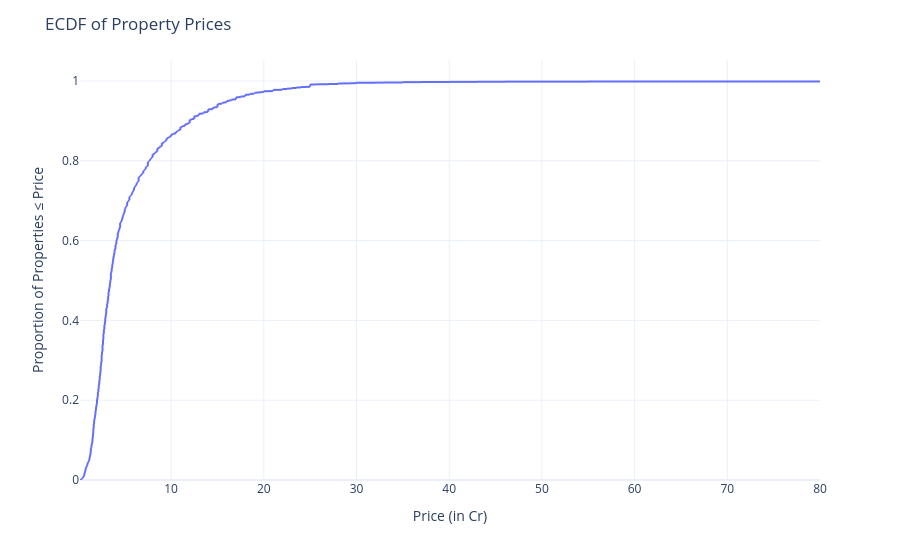

The notebook cell saved with this chart:
### Code cell
fig = px.ecdf(eda_univ, x='price_in_cr')

fig.update_layout(
    title='ECDF of Property Prices',
    xaxis_title='Price (in Cr)',
    yaxis_title='Proportion of Properties ≤ Price',
    template='plotly_white'    
)

fig.show()

### Figure 1 — Plotly figure (JSON) as saved in the notebook; plotly's stock layout.template omitted (floating-point values rounded to 4 significant figures; data arrays with more than 128 entries replaced by an {"elided": "..."} marker saying what was removed)
{"data": [{"hovertemplate": "price_in_cr=%{x}<br>probability=%{y}<extra></extra>", "legendgroup": "", "line": {"dash": "solid", "shape": "hv"}, "marker": {"color": "#636efa", "symbol": "circle"}, "mode": "lines", "name": "", "showlegend": false, "type": "scattergl", "x": {"elided": "5980 float values"}, "xaxis": "x", "y": {"elided": "5980 float values"}, "yaxis": "y"}], "layout": {"legend": {"tracegroupgap": 0}, "margin": {"t": 60}, "title": {"text": "ECDF of Property Prices"}, "xaxis": {"anchor": "y", "domain": [0, 1], "title": {"text": "Price (in Cr)"}}, "yaxis": {"anchor": "x", "domain": [0, 1], "rangemode": "tozero", "title": {"text": "Proportion of Properties ≤ Price"}}}}
